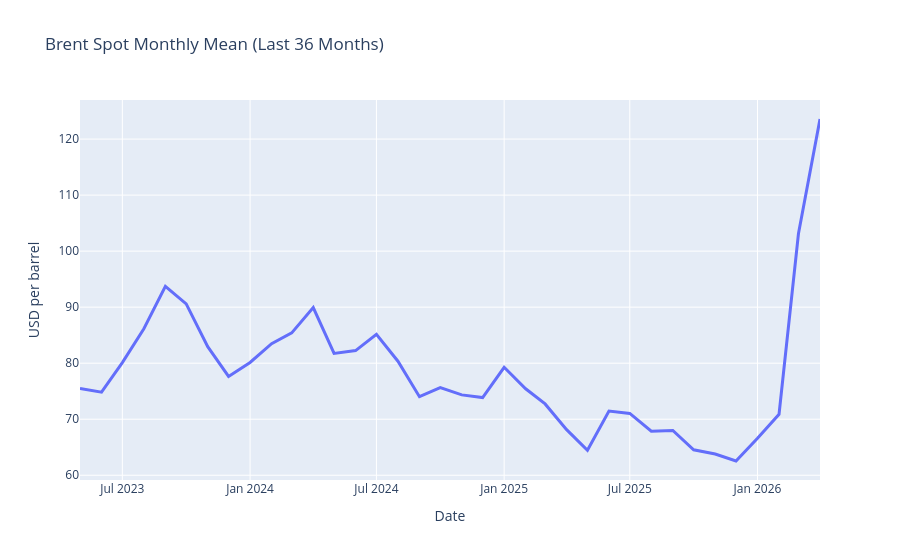

Notebook source saved alongside this figure:
### Markdown cell above
## 7.2 Quick monitoring chart

### Code cell
recent_monthly = realtime_brent_monthly.tail(36).reset_index()
recent_monthly.columns = ['date', 'brent_usd_per_barrel']

fig = px.line(
    recent_monthly,
    x='date',
    y='brent_usd_per_barrel',
    title='Brent Spot Monthly Mean (Last 36 Months)',
    labels={'brent_usd_per_barrel': 'USD per barrel', 'date': 'Date'}
)
fig.update_traces(line=dict(width=3))
fig.show()

### Figure 1 — Plotly figure (JSON) as saved in the notebook; plotly's stock layout.template omitted (floating-point values rounded to 4 significant figures)
{"data": [{"hovertemplate": "Date=%{x}<br>USD per barrel=%{y}<extra></extra>", "legendgroup": "", "line": {"color": "#636efa", "dash": "solid", "width": 3}, "marker": {"symbol": "circle"}, "mode": "lines", "name": "", "orientation": "v", "showlegend": false, "type": "scatter", "x": ["2023-05-01T00:00:00.000000", "2023-06-01T00:00:00.000000", "2023-07-01T00:00:00.000000", "2023-08-01T00:00:00.000000", "2023-09-01T00:00:00.000000", "2023-10-01T00:00:00.000000", "2023-11-01T00:00:00.000000", "2023-12-01T00:00:00.000000", "2024-01-01T00:00:00.000000", "2024-02-01T00:00:00.000000", "2024-03-01T00:00:00.000000", "2024-04-01T00:00:00.000000", "2024-05-01T00:00:00.000000", "2024-06-01T00:00:00.000000", "2024-07-01T00:00:00.000000", "2024-08-01T00:00:00.000000", "2024-09-01T00:00:00.000000", "2024-10-01T00:00:00.000000", "2024-11-01T00:00:00.000000", "2024-12-01T00:00:00.000000", "2025-01-01T00:00:00.000000", "2025-02-01T00:00:00.000000", "2025-03-01T00:00:00.000000", "2025-04-01T00:00:00.000000", "2025-05-01T00:00:00.000000", "2025-06-01T00:00:00.000000", "2025-07-01T00:00:00.000000", "2025-08-01T00:00:00.000000", "2025-09-01T00:00:00.000000", "2025-10-01T00:00:00.000000", "2025-11-01T00:00:00.000000", "2025-12-01T00:00:00.000000", "2026-01-01T00:00:00.000000", "2026-02-01T00:00:00.000000", "2026-03-01T00:00:00.000000", "2026-04-01T00:00:00.000000"], "xaxis": "x", "y": [75.47, 74.84, 80.11, 86.15, 93.72, 90.6, 82.94, 77.63, 80.12, 83.48, 85.41, 89.94, 81.75, 82.25, 85.15, 80.36, 74.02, 75.63, 74.35, 73.86, 79.27, 75.44, 72.73, 68.13, 64.45, 71.44, 71.04, 67.87, 67.99, 64.54, 63.8, 62.54, 66.6, 70.89, 103.1, 123.6], "yaxis": "y"}], "layout": {"legend": {"tracegroupgap": 0}, "title": {"text": "Brent Spot Monthly Mean (Last 36 Months)"}, "xaxis": {"anchor": "y", "domain": [0, 1], "title": {"text": "Date"}}, "yaxis": {"anchor": "x", "domain": [0, 1], "title": {"text": "USD per barrel"}}}}
